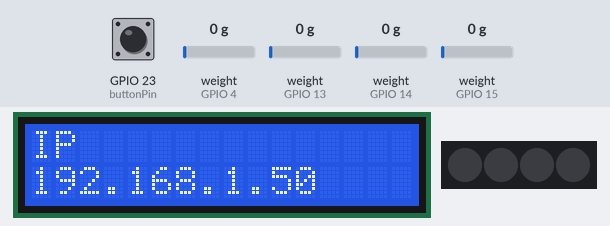
Bench run of a program on a simulated ESP32. Parts: 16×2 character LCD, 4 RGB LEDs in strip order, left to right. The test bench sets the inputs (shaded band); at power-on: GPIO 23 (buttonPin) LOW, weight on the scale (sensors on GPIO 4, GPIO 13, GPIO 14, GPIO 15) 0 g. Dim RGB values are drawn brighter than linear; WiFi joins after 1.5 s; servers stay silent unless stated; uploads are accepted with an empty reply; the local clock reads 2024-03-15 10:24:30 at power-on unless the program sets it; storage starts empty; not simulated (calls return 0 or success): ../secrets.h; what the program prints to the serial monitor is not drawn.

Above: at 1.7 s.
At 5.8 s:
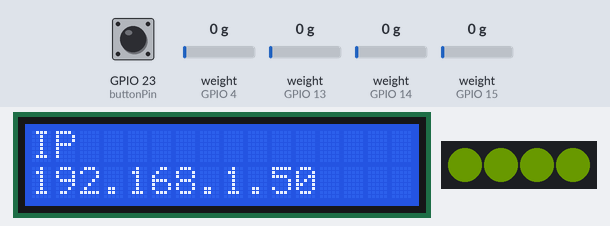
5.9 s: GPIO 23 (buttonPin) pulled HIGH for 0.15 s
At 6.8 s:
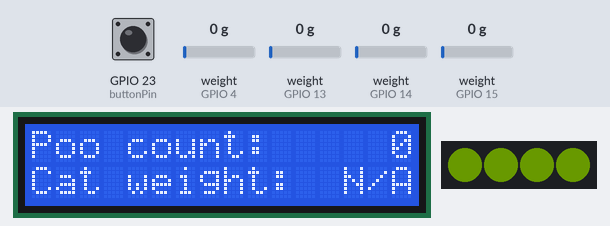
7.6 s: weight on the scale (sensor on GPIO 4) set to 90 g
15.9 s: weight on the scale (sensor on GPIO 4) set to 112 g
17.4 s: weight on the scale (sensor on GPIO 13) set to 100 g
At 24.6 s:
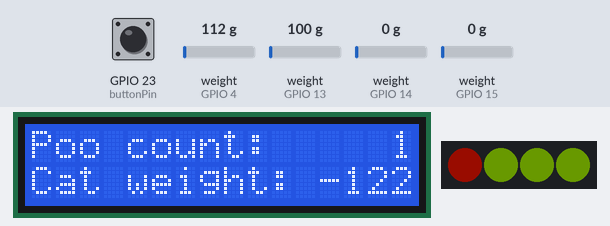
24.9 s: GPIO 23 (buttonPin) pulled HIGH for 1 s
At 26.3 s:
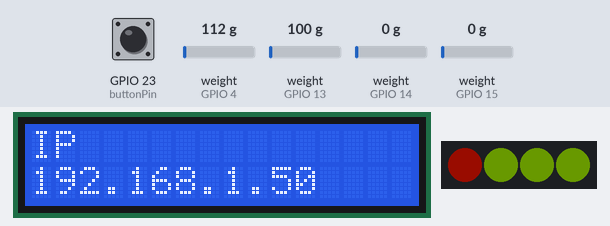
27.5 s: weight on the scale (sensor on GPIO 14) set to 89 g
35.4 s: weight on the scale (sensor on GPIO 14) set to 110 g
Timing chart, 0 to 37.9 s (numbered marks = the images above; inputs shaded):
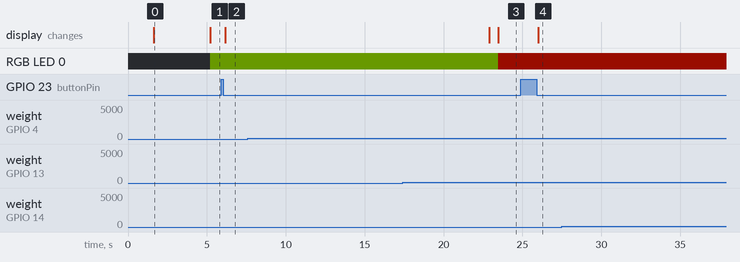

Measured:
- after the input at 5.9 s, the display: changes after 0.26 s (image 2)
- after the input at 7.6 s, every drawn part: stays the same
- after the input at 15.9 s, every drawn part: stays the same
- after the input at 17.4 s, RGB LED 0: RGB(17, 25, 0) → RGB(25, 2, 0) after 6.1 s; the display: first changes after 5.5 s (image 3 shows a later state)
- after the input at 24.9 s, the display: changes after 1.1 s (image 4)
- after the input at 27.5 s, every drawn part: stays the same
- after the input at 35.4 s, every drawn part: stays the same
- what the display in image 0 shows lasts 3.6 s, from 1.6 s to 5.2 s

The program:

main.cpp
```cpp
#include <Arduino.h>
#include <cppQueue.h>

#include "./features/initFileWorker.h"
#include "./features/initRender.h"
#include "./features/initServer.h"
#include "./features/initSleep.h"
#include "./features/initState.h"
#include "./features/initTime.h"
#include "./features/initWeight.h"
#include "./features/initWifi.h"
#include "./features/sensorDataSender.h"

#include "main.h"
#include "pinConfig.h"

// scale.set_scale(400); // 15 2
// scale.set_scale(462.83186); // 13 12
// scale.set_scale(422.56637); // 4 16
// scale.set_scale(415.92920); // 14 27

// scale gives value in centigrams
WeightConfig weightConfigs[SENSOR_AMOUNT] = {
  {.clockPin = weightSensorClockPin1, .dataPin = weightSensorDataPin1, .scale = 40.0},
  {.clockPin = weightSensorClockPin2, .dataPin = weightSensorDataPin2, .scale = 42.256637},
  {.clockPin = weightSensorClockPin3, .dataPin = weightSensorDataPin3, .scale = 38.594881},
  {.clockPin = weightSensorClockPin4, .dataPin = weightSensorDataPin4, .scale = 41.592920},
};

Buffer tempBuffers[SENSOR_AMOUNT] = {
  {.data = {}, .position = 0},
  {.data = {}, .position = 0},
  {.data = {}, .position = 0},
  {.data = {}, .position = 0},
};

void setup() {
  sleepBegin(buttonPin);
  renderBegin(buttonPin);

  Serial.begin(115200);

  if (!reporterBegin()) {
    return;
  }

  wifiBegin();
  timeBegin();
  reportResetReason();
  serverBegin();

  weightBegin(weightConfigs);

  state.litterBoxState = InitialWeight;

  persistState();
}

void loop() {
  handleClient(printData);
  delay(3000);

  popWeightBuffer(&tempBuffers[0]);
  sendWeighData(&tempBuffers[0]);

  persistState();
  syncRenderTask();
}
```

initFileWorker.cpp
```cpp
#include <Arduino.h>
#include <FS.h>
#include <SPIFFS.h>

#include "initState.h"
#include "initFileWorker.h"

const char DATA_FILE_PATH[] = "/data.csv";
const char STATE_FILE_PATH[] = "/state.txt";

void reportFlashMemoryUsage()
{
  Serial.print("[reporter] Total: ");
  Serial.print(SPIFFS.totalBytes());
  Serial.println(" bytes");

  Serial.print("[reporter] Used: ");
  Serial.print(SPIFFS.usedBytes());
  Serial.println(" bytes");
}

bool reportWeight(UnixTime ms, int catWeight, float pooWeight)
{
  File file = SPIFFS.open(DATA_FILE_PATH, FILE_APPEND);

  if (!file)
  {
    Serial.print("[reporter] Failed to open file ");
    Serial.println(DATA_FILE_PATH);

    return false;
  }

  file.print(ms);
  file.print(";");
  file.print(catWeight);
  file.print(";");
  file.println(pooWeight);

  reportFlashMemoryUsage();

  file.close();

  return true;
}

State prevState;

bool persistState()
{
  if (
    // true
    state.catWeight != prevState.catWeight ||
    state.pooCount != prevState.pooCount ||
    state.offsets[0] != prevState.offsets[0] ||
    state.offsets[1] != prevState.offsets[1] ||
    state.offsets[2] != prevState.offsets[2] ||
    state.offsets[3] != prevState.offsets[3]
  )
  {
    // state.pooCount = 0;
    // state.catWeight = 52370;
    File file = SPIFFS.open(STATE_FILE_PATH, FILE_WRITE);

    if (!file)
    {
      Serial.print("[reporter] Failed to open file ");
      Serial.println(STATE_FILE_PATH);

      return false;
    }

    file.println(state.pooCount);
    file.println(state.catWeight);

    file.println(state.offsets[0]);
    file.println(state.offsets[1]);
    file.println(state.offsets[2]);
    file.println(state.offsets[3]);

    reportFlashMemoryUsage();

    file.close();

    prevState.catWeight = state.catWeight;
    prevState.pooCount = state.pooCount;
    prevState.offsets[0] = state.offsets[0];
    prevState.offsets[1] = state.offsets[1];
    prevState.offsets[2] = state.offsets[2];
    prevState.offsets[3] = state.offsets[3];
  }

  return true;
}

bool restoreState()
{
  File file = SPIFFS.open(STATE_FILE_PATH);

  if (!file)
  {
    Serial.print("[reporter] Failed to open file for reading ");
    Serial.println(STATE_FILE_PATH);
    return false;
  }

  state.pooCount = file.readStringUntil('\n').toInt();
  state.catWeight = file.readStringUntil('\n').toInt();

  state.offsets[0] = file.readStringUntil('\n').toInt();
  state.offsets[1] = file.readStringUntil('\n').toInt();
  state.offsets[2] = file.readStringUntil('\n').toInt();
  state.offsets[3] = file.readStringUntil('\n').toInt();

  file.close();

  return true;
}

bool reporterBegin()
{
  if (!SPIFFS.begin(true))
  {
    Serial.println("[reporter] Failed to initialize FS");

    return false;
  }

  restoreState();

  return true;
}

bool removeAllData()
{
  if (SPIFFS.exists(DATA_FILE_PATH))
  {
    return SPIFFS.remove(DATA_FILE_PATH);
  }
  else
  {
    return true;
  }
}

bool printData(Print *printTarget)
{
  File file = SPIFFS.open(DATA_FILE_PATH);

  if (!file)
  {
    Serial.println("[reporter] Failed to open file for reading");
    return false;
  }

  while (file.available())
  {
    printTarget->write(file.read());
  }

  file.close();
  removeAllData();

  return true;
}
```

initFileWorker.h
```cpp
#ifndef LiterboxReport
#define LiterboxReport

#include <Arduino.h>
#include "initTime.h"

bool reporterBegin();
bool removeAllData();
bool reportWeight(UnixTime dateString, int catWeight, float pooWeight);
bool printData(Print* ptintTarget);
bool removeAllData();
bool persistState();

#endif
```

initRender.cpp
```cpp
#include "initRender.h"

#define i2cDisplayAddress 0x27
#define LED_COUNT 4

LiquidCrystal_I2C display(i2cDisplayAddress, 16, 2);
Adafruit_NeoPixel strip(LED_COUNT, rgbPin, NEO_GRB + NEO_KHZ800);

enum ScreenState
{
  IpScreen,
  PooCount,
};

ScreenState SCREENS[] = {IpScreen, PooCount};
int screenCount = sizeof(SCREENS) / sizeof(SCREENS[0]);
int screenIndex = 0;
IPAddress nullIp = IPAddress();

bool buttonState = false;
bool prevButtonState = false;

void renderState()
{
  bool started = state.ip != nullIp;

  buttonState = digitalRead(buttonPin);

  if (prevButtonState == 1 && buttonState == 0)
  {
    state.rerender = true;

    if (screenIndex == screenCount - 1)
    {
      screenIndex = 0;
    }
    else
    {
      screenIndex++;
    }
  }

  prevButtonState = buttonState;

  if (state.rerender && started)
  {
    ScreenState currentScreen = SCREENS[screenIndex];
    display.clear();
    state.rerender = false;

    switch (currentScreen)
    {
    case IpScreen:
    {
      display.setCursor(0, 0);
      display.print("IP");

      display.setCursor(0, 1);
      display.print(state.ip);
      break;
    }
    case PooCount:
    {
      display.setCursor(0, 0);

      char *pooCountString = (char *)malloc(5);
      sprintf(pooCountString, "% 4d", state.pooCount);

      display.print("Poo count:  ");
      display.print(pooCountString);

      display.setCursor(0, 1);
      display.print("Cat weight: ");

      if (state.catWeight == 0)
      {
        display.print(" N/A");
      }
      else
      {
        display.print(state.catWeight);
      }

      free(pooCountString);
      break;
    }
    }
  }

  int pixelCount = strip.numPixels();

  for (int i = 0; i < pixelCount; i++)
  {
    strip.setPixelColor(i, 170, 255, 0);
  }

  int paintRedPixelCount = min(pixelCount, state.pooCount);

  for (int i = 0; i < paintRedPixelCount; i++)
  {
    strip.setPixelColor(i, 255, 20, 0);
  }

  strip.setBrightness(25);
}


/**
 * For some reason Adafruit_NeoPixel starts flashing with blue light when rendered within RTOS task
 * as a temporary fix move it back to main loop
 */
void syncRenderTask() {
  strip.show();
}

void renderLoop(void *param)
{
  while (true)
  {
    renderState();
    delay(100);
  }
}

void renderBegin(GpioNums buttonPin)
{
  display.init();
  display.clear();
  display.setCursor(0, 0);
  display.print("Starting...");
  display.backlight();

  strip.begin();

  pinMode(buttonPin, INPUT_PULLDOWN);

  xTaskCreate(renderLoop, "renderLoop", 2048, &buttonPin, tskIDLE_PRIORITY, NULL);
}

void renderSleep()
{
  display.noBacklight();
  display.noDisplay();
  strip.setBrightness(0);
}
```

initRender.h
```cpp
#ifndef LiterboxRenderHeader
#define LiterboxRenderHeader

#include <Arduino.h>
#include <Wire.h>
#include <LiquidCrystal_I2C.h>
#include <Adafruit_NeoPixel.h>

#include "initState.h"
#include "../pinConfig.h"

void renderState();
void renderBegin(GpioNums buttonPin);
void renderSleep();
void syncRenderTask();

#endif
```

initServer.cpp
```cpp
#include <Arduino.h>
#include <WiFi.h>
#include <ESPmDNS.h>
#include <WiFiClient.h>

WiFiServer server(80);

void serverBegin() {
  server.begin();
  MDNS.addService("http", "tcp", 80);
  Serial.println("[server] Started!");
}

void handleClient(bool (*pushData)(Print*)) {
  WiFiClient client = server.available();

  if (!client) {
    return;
  }

  // todo: interruption?
  while(client.connected() && !client.available()) {
    delay(1);
  }

  String rawRequest = client.readStringUntil('\r');

  pushData(&client);

  client.stop();
}
```

initServer.h
```cpp
#ifndef LiterboxServer
#define LiterboxServer

void serverBegin();
void handleClient(bool (*pushData)(Print*));

#endif
```

initSleep.cpp
```cpp
#include <Arduino.h>

#include "initRender.h"
#include "initWifi.h"
#include "../pinConfig.h"

void sleepBegin(GpioNums wakeUpPin) {
    esp_sleep_enable_ext0_wakeup(wakeUpPin, LOW);
}

void deepSleep() {
    wifiSleep();
    renderSleep();
    esp_deep_sleep_start();
}

void sleepOnTimeout() {
    if (millis() > 10000) {
        deepSleep();
    }
}
```

initSleep.h
```cpp
#ifndef LiterboxSleep
#define LiterboxSleep

#include "../pinConfig.h"

void sleepBegin(GpioNums wakeUpPin);
void sleepOnTimeout();

#endif
```

initState.cpp
```cpp
#include "initState.h"

State state = {
    .litterBoxState = InitialWeight,
    .ip = WiFi.localIP(),
    .pooCount = 0,
    .catWeight = 0,
    .rerender = true,
};
```

initState.h
```cpp
#ifndef LiterboxStateHeader
#define LiterboxStateHeader

#include <WiFi.h>

#define UNDEFINED_VALUE -1

enum LitterBoxState {
  InitialWeight,
  StableWeight,
  SoftStableWeight,
  UnstableWeight,
};

struct State {
    LitterBoxState litterBoxState;
    IPAddress ip;
    int pooCount;
    int catWeight;
    long offsets[4];
    bool rerender;
};

extern State state;

#endif
```

initTime.cpp
```cpp
#include <Arduino.h>
#include "initTime.h"

const char *ntpServer = "time.google.com";

void timeBegin() {
  configTime(0, 3600, ntpServer);
  UnixTimeMs ms = getUnixTimeMs();

  while(ms < 1705754118000) {
    delay(100);
    ms = getUnixTimeMs();
  }
}

String getFormatedTime() {
  struct tm timeStruct;
  String str;
  str.reserve(20);

  if(!getLocalTime(&timeStruct)) {
    Serial.println("[time] Could not obtain time info");
    str += F("error");

    return str;
  }

  str += (timeStruct.tm_year + 1900);
  str += F("-");

  char* monthString = (char*) malloc(4);
  sprintf(monthString, "%02d-", timeStruct.tm_mon + 1);
  str += F(monthString);

  char* dayString = (char*) malloc(4);
  sprintf(dayString, "%02dT", timeStruct.tm_mday);
  str += F(dayString);

  char* hourString = (char*) malloc(4);
  sprintf(hourString, "%02d:", timeStruct.tm_hour);
  str += F(hourString);

  char* minString = (char*) malloc(4);
  sprintf(minString, "%02d:", timeStruct.tm_min);
  str += F(minString);

  char* secString = (char*) malloc(3);
  sprintf(secString, "%02d", timeStruct.tm_sec);
  str += F(secString);

  free(monthString);
  free(dayString);
  free(hourString);
  free(minString);
  free(secString);

  return str;
}

UnixTime getUnixTime() {
  UnixTime now;
  time(&now);

  return now;
}

UnixTimeMs getUnixTimeMs() {
	struct timeval tv;
	gettimeofday(&tv, NULL);
	return (tv.tv_sec * 1000LL + (tv.tv_usec / 1000LL));
}
```

initTime.h
```cpp
#ifndef LiterboxTime
#define LiterboxTime

#include <Arduino.h>

using UnixTime = time_t;
using UnixTimeMs = int64_t;

void timeBegin();
String getFormatedTime();
UnixTime getUnixTime();
UnixTimeMs getUnixTimeMs();

#endif
```

initWeight.cpp
```cpp
#include <HX711.h>
#include <cppQueue.h>

#include "initWeight.h"

ScaleSensor scaleSensors[SENSOR_AMOUNT];

Buffer buffers[] = {
    {.data = {}, .position = 0},
    {.data = {}, .position = 0},
    {.data = {}, .position = 0},
    {.data = {}, .position = 0},
};

xSemaphoreHandle mutexes[SENSOR_AMOUNT] = {
    xSemaphoreCreateMutex(),
    xSemaphoreCreateMutex(),
    xSemaphoreCreateMutex(),
    xSemaphoreCreateMutex(),
};

void weightingTask(void *parameter)
{
    int *sensorNumberPointer = (int *)parameter;
    int sensorNumber = *sensorNumberPointer;
    ScaleSensor scaleSensor = scaleSensors[sensorNumber];

    Serial.print("[weight] Sensor ");
    Serial.print(sensorNumber);
    Serial.println(" started");

    while (true)
    {
        if (scaleSensor.wait_ready_timeout(1000))
        {
            long reading = scaleSensor.get_units();

            xSemaphoreTake(mutexes[sensorNumber], portMAX_DELAY);
            buffers[sensorNumber].data[buffers[sensorNumber].position] = {.time = getUnixTimeMs(), .value = reading};
            buffers[sensorNumber].position += 1;

            if (buffers[sensorNumber].position >= WEIGHT_BUFFER_SIZE) {
                Serial.println("[weight] buffer overflow!");
                buffers[sensorNumber].position = 0;
            }

            xSemaphoreGive(mutexes[sensorNumber]);
        } else {
            Serial.print("[weight] Sensor not found: ");
            Serial.println(sensorNumber);
        }

        taskYIELD();
    }
}

void weightBegin(const WeightConfig configs[SENSOR_AMOUNT])
{
    for (int i = 0; i < SENSOR_AMOUNT; i++)
    {
        WeightConfig config = configs[i];
        scaleSensors[i].begin(config.dataPin, config.clockPin);
        int* sensorNumber = new int(i);

        if (false) {
            long newOffset = scaleSensors[i].read_average(10);
            state.offsets[i] = newOffset;
        }

        scaleSensors[i].set_offset(state.offsets[i]);
        scaleSensors[i].set_scale(config.scale);

        xTaskCreate(
            weightingTask,
            "weightingTask" + i,
            1500,
            sensorNumber,
            tskIDLE_PRIORITY,
            NULL /* Task handle. */
        );
    }
}

void popWeightBuffer(Buffer outputBuffers[SENSOR_AMOUNT]) {
    for (int i = 0; i < SENSOR_AMOUNT; i++)
    {
        xSemaphoreTake(mutexes[i], portMAX_DELAY);
    }

    memcpy(outputBuffers, &buffers, sizeof(buffers));

    for (int i = 0; i < SENSOR_AMOUNT; i++)
    {
        int bufferSize = buffers[i].position;
        Serial.print("[weight] buffer size: ");
        Serial.println(bufferSize);
        buffers[i].position = 0;
    }

    for (int i = 0; i < SENSOR_AMOUNT; i++)
    {
        xSemaphoreGive(mutexes[i]);
    }
}
```

initWeight.h
```cpp
#ifndef LitterboxWeight
#define LitterboxWeight

#include <HX711.h>

#include "initTime.h"
#include "initState.h"

#include "../pinConfig.h"

#define SENSOR_AMOUNT 4
#define WEIGHT_BUFFER_SIZE 200

using ScaleSensor = HX711;
using SemaphoreHandle = SemaphoreHandle_t;

struct WeightConfig {
    GpioNums clockPin;
    GpioNums dataPin;
    float scale;
};

struct WeightEntry {
    UnixTimeMs time;
    long value; // in centigrams
};

struct Buffer {
    WeightEntry data[WEIGHT_BUFFER_SIZE];
    int position;
};

void weightBegin(const WeightConfig configs[SENSOR_AMOUNT]);
void popWeightBuffer(Buffer outputBuffers[SENSOR_AMOUNT]);

#endif
```

initWifi.cpp
```cpp
#include <Arduino.h>
#include <WiFi.h>
#include <esp_wifi.h>

#include "initState.h"
#include "../secrets.h"

const char *ssid = WIFI_SSID;
const char *password = WIFI_PASSWORD;

void wifiBegin() {
  WiFi.begin(ssid, password);

  // todo: retry on timeout?
  while (WiFi.status() != WL_CONNECTED) {
    delay(500);
    Serial.println("[Wifi] Connecting...");
  }

  Serial.println("[Wifi] Connected!");
  state.ip = WiFi.localIP();
  WiFi.setAutoReconnect(true);
  WiFi.persistent(true);
}

void wifiSleep() {
  esp_wifi_stop();
}
```

initWifi.h
```cpp
#ifndef LiterboxConnectWifi
#define LiterboxConnectWifi

void wifiBegin();
void wifiSleep();

#endif
```

sensorDataSender.h
```cpp
#ifndef LitterboxHttpClient
#define LitterboxHttpClient

#include "initWeight.h"

#define WEIGHT_SENSOR_ID_PREFIX "w"
#define SOFT_STABLE_BUFFER_SIZE 10

#define STABLE_THRESHOLD 20               // centigrams
#define SOFT_STABLE_THRESHOLD 900         // centigrams
#define ACTION_SENSITIVITY_THRESHOLD 100  // centigrams

void sendWeighData(Buffer buffers[SENSOR_AMOUNT]);
void reportResetReason();

#endif
```

main.h
```cpp
#ifndef LiterboxMain
#define LiterboxMain

#endif
```

pinConfig.h
```cpp
#ifndef LitterboxPinConfig
#define LitterboxPinConfig

using GpioNums = gpio_num_t;

// todo change
const GpioNums buttonPin = GPIO_NUM_23;

const GpioNums weightSensorDataPin1 = GPIO_NUM_15;
const GpioNums weightSensorClockPin1 = GPIO_NUM_2;

const GpioNums weightSensorDataPin2 = GPIO_NUM_4;
const GpioNums weightSensorClockPin2 = GPIO_NUM_16;

const GpioNums weightSensorDataPin3 = GPIO_NUM_13;
const GpioNums weightSensorClockPin3 = GPIO_NUM_12;

const GpioNums weightSensorDataPin4 = GPIO_NUM_14;
const GpioNums weightSensorClockPin4 = GPIO_NUM_27;

const GpioNums rgbPin = GPIO_NUM_26;

#endif
```

Source omitted: sensorDataSender.cpp (7829 bytes)
